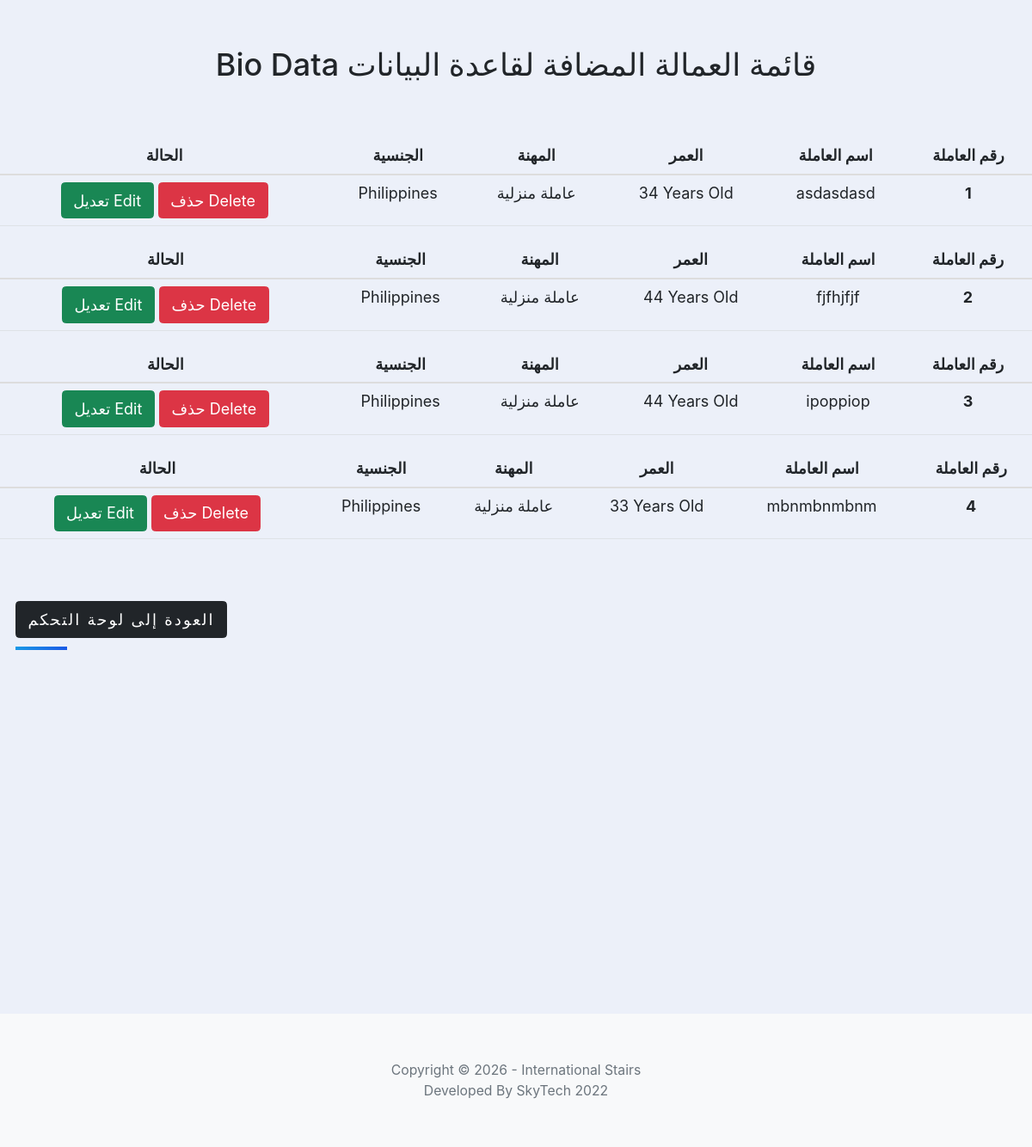
Page /list on the committed database.
### main.py (models this page shows)
class BioData(db.Model):
    __tablename__ = "bio_data"
    id = db.Column(db.Integer, primary_key=True)
    title = db.Column(db.String(250), unique=True, nullable=False)  # name
    rating = db.Column(db.Integer, nullable=False)  # Age
    review = db.Column(db.String(250), nullable=False)  # type
    nationality = db.Column(db.String(250), nullable=False)
    img_url = db.Column(db.String(1000), nullable=False)
    resume = db.Column(db.String(1000), nullable=False)
    selector = relationship('User', backref='bio')

### main.py (the view)
@app.route("/list")
def Dh_list():
    added_cvs = BioData.query.all()
    return render_template("list.html", cvs=added_cvs)

### templates/list.html (shortened to what this page needs)
{% extends 'bootstrap/base.html' %}
{% block styles %}
{{super()}}
<link rel="stylesheet" href="{{url_for('static', filename='css/styles.css')}}">
 <link href="https://cdn.datatables.net/1.11.3/css/jquery.dataTables.min.css" rel="stylesheet" />
        <link href="https://cdn.datatables.net/buttons/2.1.0/css/buttons.dataTables.min.css" rel="stylesheet" />
{% endblock %}
{% block content %}
<br><br>
 <div class="heading1" style="text-align:center;">
        <h2> Bio Data قائمة العمالة المضافة لقاعدة البيانات</h2>
        </div>
<br><br>
{% for cv in cvs %}
<table class="table">
    <thead>
    <tr>
        <th scope="col" style="text-align:center;">الحالة</th>
        <th scope="col" style="text-align:center;">الجنسية</th>
        <th scope="col" style="text-align:center;">المهنة</th>
        <th scope="col" style="text-align:center;">العمر</th>
         <th scope="col" style="text-align:center;">اسم العاملة</th>
         <th scope="col" style="text-align:center;">رقم العاملة</th>
    </tr>
    <tbody>
    <tr>
        <td style="text-align:center;"><a href="{{url_for('edit', id=cv.id)}}" class="btn btn-success"> تعديل Edit</a>
        <a href="{{url_for('delete', id=cv.id)}}" class="btn btn-danger"> حذف Delete</a></td>
        <td style="text-align:center;">{{cv.nationality}}</td>
        <td style="text-align:center;">{{cv.review}}</td>
        <td style="text-align:center;">{{cv.rating}} Years Old </td>
         <td style="text-align:center;">{{cv.title}}</td>
        <th scope="row" style="text-align:center;">{{cv.id}}</th>
    </tr>
    </tbody>
</table>
    {% endfor %}
<br><br>
<div class="content">
<p class="heading"><a href="{{url_for('add')}}" class="btn btn-dark">العودة إلى لوحة التحكم</a></p>
</div>
<br><br><br><br><br><br><br><br><br><br><br><br><br><br><br>
{%include "footer.html"%}
{% endblock %}

### rows in the picture
BioData: nationality "Philippines", review "عاملة منزلية", rating "34", title "asdasdasd", id "1"
BioData: nationality "Philippines", review "عاملة منزلية", rating "44", title "fjfhjfjf", id "2"
BioData: nationality "Philippines", review "عاملة منزلية", rating "44", title "ipoppiop", id "3"
BioData: nationality "Philippines", review "عاملة منزلية", rating "33", title "mbnmbnmbnm", id "4"
